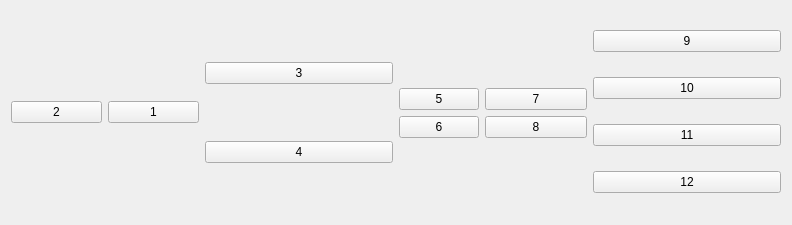
<?xml version="1.0" encoding="UTF-8"?>
<ui version="4.0">
 <class>Form</class>
 <widget class="QWidget" name="Form">
  <property name="geometry">
   <rect>
    <x>0</x>
    <y>0</y>
    <width>792</width>
    <height>225</height>
   </rect>
  </property>
  <property name="windowTitle">
   <string>嵌套布局示例</string>
  </property>
  <layout class="QHBoxLayout" name="horizontalLayout_2">
   <item>
    <layout class="QHBoxLayout" name="horizontalLayout">
     <item>
      <widget class="QPushButton" name="pushButton_2">
       <property name="text">
        <string>2</string>
       </property>
      </widget>
     </item>
     <item>
      <widget class="QPushButton" name="pushButton">
       <property name="text">
        <string>1</string>
       </property>
      </widget>
     </item>
    </layout>
   </item>
   <item>
    <layout class="QVBoxLayout" name="verticalLayout">
     <item>
      <widget class="QPushButton" name="pushButton_3">
       <property name="text">
        <string>3</string>
       </property>
      </widget>
     </item>
     <item>
      <widget class="QPushButton" name="pushButton_4">
       <property name="text">
        <string>4</string>
       </property>
      </widget>
     </item>
    </layout>
   </item>
   <item>
    <layout class="QFormLayout" name="formLayout">
     <property name="formAlignment">
      <set>Qt::AlignCenter</set>
     </property>
     <item row="0" column="0">
      <widget class="QPushButton" name="pushButton_5">
       <property name="text">
        <string>5</string>
       </property>
      </widget>
     </item>
     <item row="0" column="1">
      <widget class="QPushButton" name="pushButton_10">
       <property name="text">
        <string>7</string>
       </property>
      </widget>
     </item>
     <item row="1" column="0">
      <widget class="QPushButton" name="pushButton_8">
       <property name="text">
        <string>6</string>
       </property>
      </widget>
     </item>
     <item row="1" column="1">
      <widget class="QPushButton" name="pushButton_9">
       <property name="text">
        <string>8</string>
       </property>
      </widget>
     </item>
    </layout>
   </item>
   <item>
    <layout class="QGridLayout" name="gridLayout">
     <item row="0" column="0">
      <widget class="QPushButton" name="pushButton_6">
       <property name="text">
        <string>9</string>
       </property>
      </widget>
     </item>
     <item row="1" column="0">
      <widget class="QPushButton" name="pushButton_7">
       <property name="text">
        <string>10</string>
       </property>
      </widget>
     </item>
     <item row="2" column="0">
      <widget class="QPushButton" name="pushButton_13">
       <property name="text">
        <string>11</string>
       </property>
      </widget>
     </item>
     <item row="3" column="0">
      <widget class="QPushButton" name="pushButton_15">
       <property name="text">
        <string>12</string>
       </property>
      </widget>
     </item>
    </layout>
   </item>
  </layout>
 </widget>
 <resources/>
 <connections/>
</ui>
